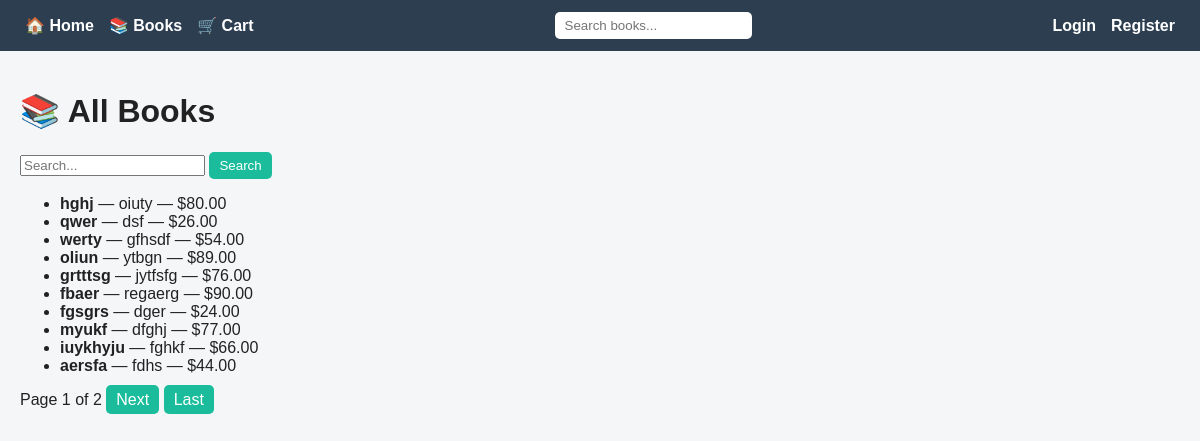
/books/, run on an earlier commit of the app's database.
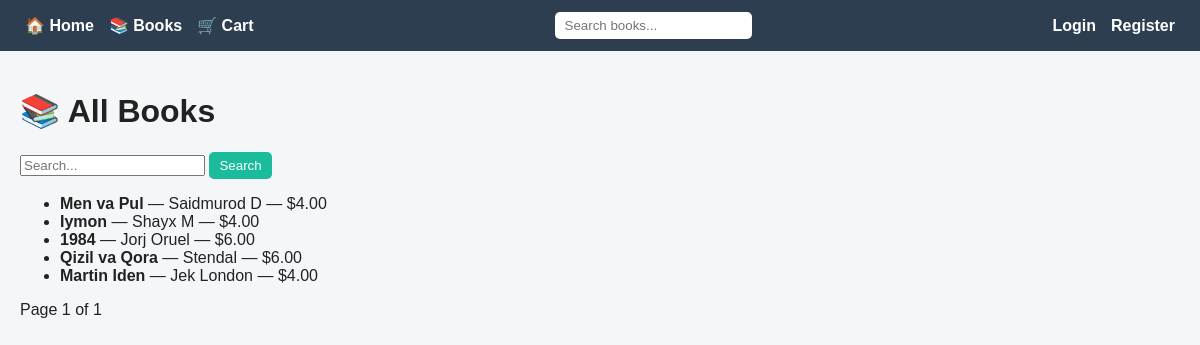
And on a later commit of the database.
### books/models.py (models this page shows, shortened)
class Book(models.Model):
    title = models.CharField(max_length=255)
    author = models.CharField(max_length=255)
    price = models.DecimalField(max_digits=10, decimal_places=2)
    description = models.TextField(blank=True, null=True)
    is_deleted = models.BooleanField(default=False)

### books/views.py (the view)
# urls.py: path('', views.book_list, name='book_list'),
def book_list(request):
    query = request.GET.get('q', '')
    books = Book.objects.filter(is_deleted=False)
    if query:
        books = books.filter(
            Q(title__icontains=query) |
            Q(author__icontains=query)
        )
    paginator = Paginator(books.order_by('-id'), 10)
    page_obj = paginator.get_page(request.GET.get('page'))
    return render(request, 'books/book_list.html', {
        'page_obj': page_obj,
        'query': query
    })

### books/templates/books/book_list.html (shortened to what this page needs)
{% extends 'base.html' %}
{% block content %}
<h1 class="text-center mb-4">📚 All Books</h1>
<form method="get" class="text-center mb-4">
    <input type="text" name="q" value="{{ query }}" placeholder="Search..."
           class="form-control w-50 d-inline">
    <button class="btn btn-primary">Search</button>
</form>
<ul class="list-group w-50 mx-auto">
    {% for book in page_obj %}
        <li class="list-group-item">
            <b>{{ book.title }}</b> — {{ book.author }} — ${{ book.price }}
        </li>
    {% empty %}
        <li class="list-group-item text-center">
            No books found
        </li>
    {% endfor %}
</ul>
<div class="text-center mt-4">
    <span class="mx-2">
        Page {{ page_obj.number }} of {{ page_obj.paginator.num_pages }}
    </span>
    {% if page_obj.has_next %}
        <a href="?page={{ page_obj.next_page_number }}" class="btn btn-outline-secondary btn-sm">Next</a>
        <a href="?page={{ page_obj.paginator.num_pages }}" class="btn btn-outline-secondary btn-sm">Last</a>
    {% endif %}
</div>
{% endblock %}

### templates/base.html (shortened to what this page needs)
<!DOCTYPE html>
<html lang="en">
<head>
</head>
<body>
<div class="navbar">
    <div class="left">
        <a href="{% url 'home' %}">🏠 Home</a>
        <a href="{% url 'book_list' %}">📚 Books</a>
        <a href="{% url 'cart_view' %}">🛒 Cart</a>
    </div>
    <div class="search">
        <form method="get" action="{% url 'book_list' %}">
            <input type="text" name="q" placeholder="Search books...">
        </form>
    </div>
    <div class="right">
        {% if user.is_authenticated %}
            <span class="username">👤 {{ user.username }}</span>
            <form method="post" action="{% url 'logout' %}">
                {% csrf_token %}
                <button class="btn" type="submit">Logout</button>
            </form>
        {% else %}
            <a href="{% url 'login' %}">Login</a>
            <a href="{% url 'register' %}">Register</a>
        {% endif %}
    </div>
</div>
<div class="content">
    {% block content %}
    {% endblock %}
</div>
</body>
</html>

### templates/base.html (style rules this page uses)
body { margin: 0; font-family: Arial, sans-serif; background: #f4f6f8; color: #222; }
.navbar { display: flex; justify-content: space-between; align-items: center; padding: 12px 25px; background: #2c3e50; flex-wrap: wrap; }
.left, .right { display: flex; align-items: center; gap: 15px; }
.navbar a { color: white; text-decoration: none; font-weight: bold; }
a { color: #222; text-decoration: none; }
.search input { padding: 6px 10px; border-radius: 5px; border: none; outline: none; }
.btn { padding: 6px 10px; background: #1abc9c; border-radius: 5px; border: none; cursor: pointer; color: white; }
.content { padding: 20px; }

What changed in the data, as far as the page shows it:
removed Book: title "hghj", author "oiuty", price "80.00"
removed Book: title "qwer", author "dsf", price "26.00"
removed Book: title "werty", author "gfhsdf", price "54.00"
removed Book: title "oliun", author "ytbgn", price "89.00"
removed Book: title "grtttsg", author "jytfsfg", price "76.00"
removed Book: title "fbaer", author "regaerg", price "90.00"
removed Book: title "fgsgrs", author "dger", price "24.00"
added Book: title "Men va Pul", author "Saidmurod D", price "4.00"
added Book: title "Iymon", author "Shayx M", price "4.00"
changed Book: title "myukf" → "1984"; author "dfghj" → "Jorj Oruel"; price "77.00" → "6.00"
changed Book: title "iuykhyju" → "Qizil va Qora"; author "fghkf" → "Stendal"; price "66.00" → "6.00"
changed Book: title "aersfa" → "Martin Iden"; author "fdhs" → "Jek London"; price "44.00" → "4.00"
Also different on the page:
{{ page_obj.paginator.num_pages }}: "2" → "1"
text no longer shown: "Next Last"
